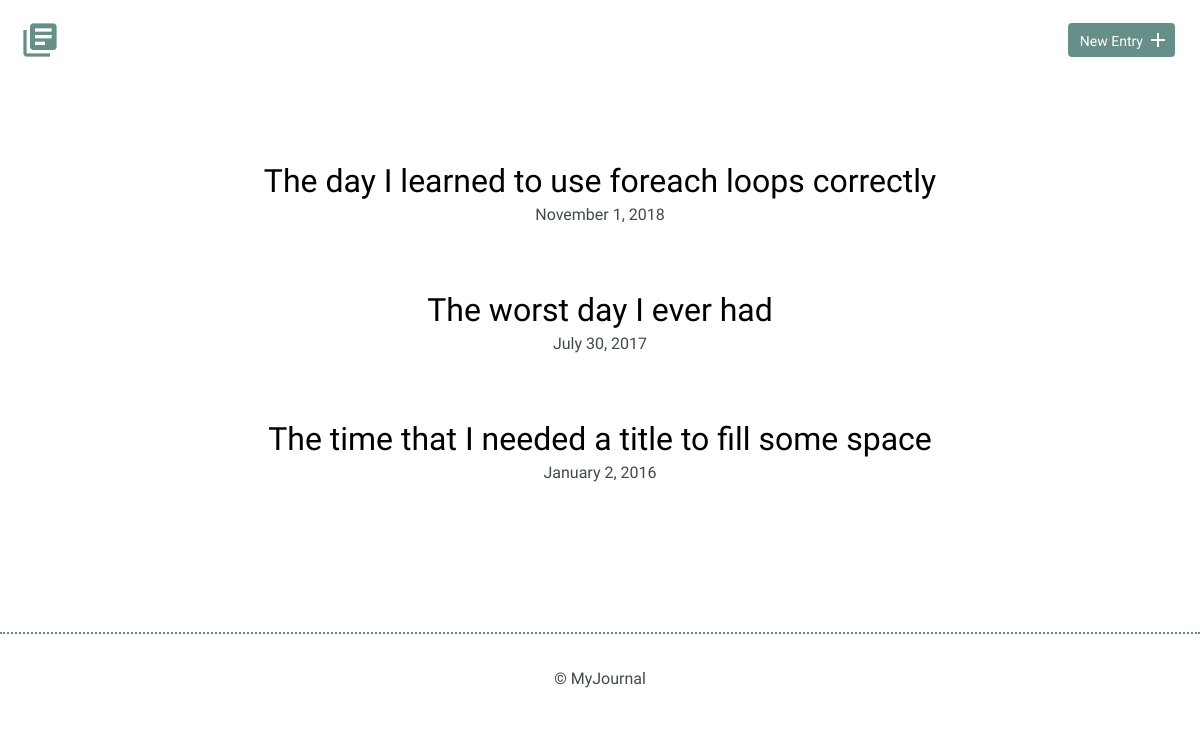
Before: / with the older database file.
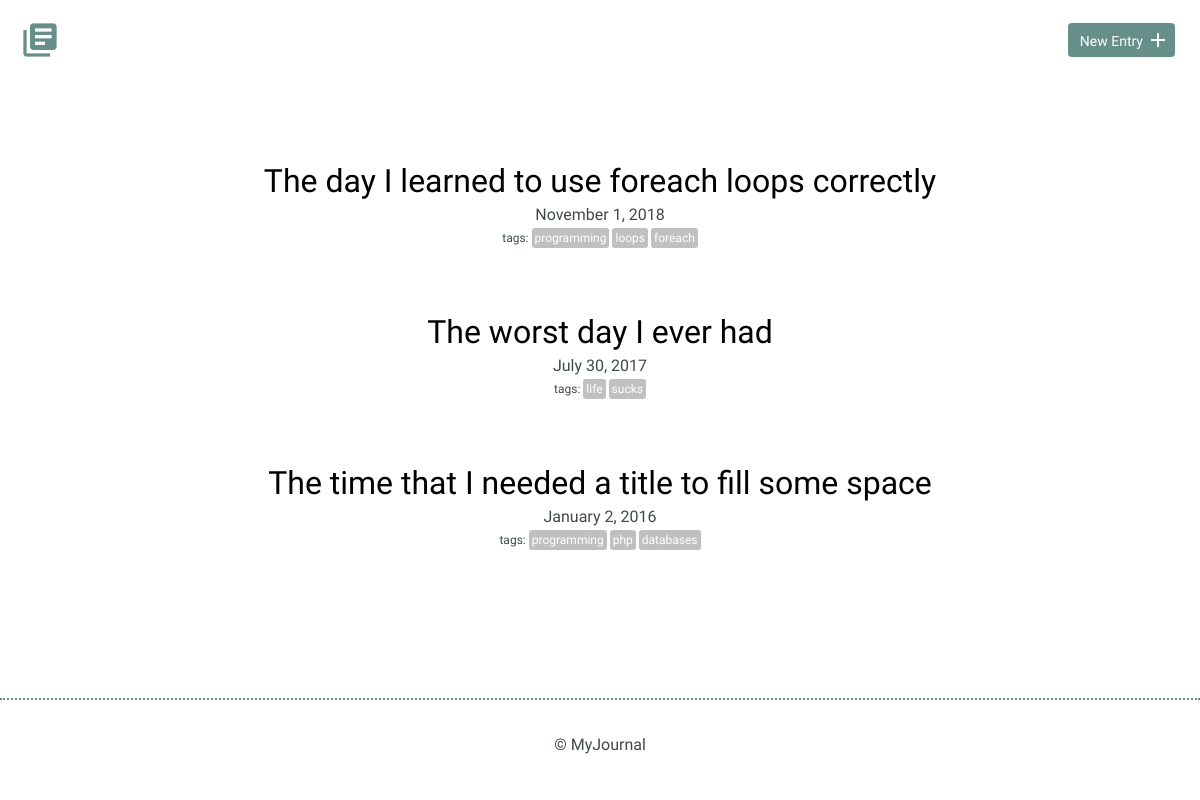
After: the same page with the newer database file.
### tables this page shows
CREATE TABLE "entries" (
	`id`	INTEGER,
	`title`	TEXT,
	`date`	TEXT,
	`time_spent`	INTEGER,
	`learned`	BLOB,
	`resources`	BLOB,
	PRIMARY KEY(`id`)
);

### index.php (the view, shortened to what this page needs)
<?php
require_once("database.php");
if (isset($_GET["tag"])) {
	try {
		$results = $db->prepare('select entries.id, title, date from entries
							    join entries_tags on entries.id = entries_tags.entry_id
							    join tags on entries_tags.tag_id = tags.id
							    where tag = ?');
		$results->bindParam(1, $_GET["tag"]);
		$results->execute();
	} catch(Exception $e) {
		echo $e->getMessage();
		die();
	}
} else {
	try {
		$results = $db->query('select * from entries order by date desc');
	} catch(Exception $e) {
		echo $e->getMessage();
		die();
	}
}
$entries = $results->fetchAll(PDO::FETCH_ASSOC);
?>
<!DOCTYPE html>
<html>
    <head>
        <link rel="stylesheet" href="css/normalize.css">
        <link rel="stylesheet" href="css/site.css">
    </head>
    <body>
		<?php include "inc/header.php"; ?>
        <section>
            <div class="container">
                <div class="entry-list">
					<?php
					foreach($entries as $entry) {
						$fullDate = date('F j, Y', strtotime($entry['date']));
						try {
							$results = $db->prepare('select tag, tags.id from entries
												   join entries_tags on entries.id = entries_tags.entry_id
												   join tags on entries_tags.tag_id = tags.id
												   where entries.id = ?');
							$results->bindParam(1, $entry['id']);
							$results->execute();
						} catch(Exception $e) {
							echo $e->getMessage();
							die();
						}
						$tags = $results->fetchAll(PDO::FETCH_ASSOC);
						echo <<<EOT
						<article>
							<h2><a href="detail.php?id={$entry['id']}">{$entry['title']}</a></h2>
							<time datetime="{$entry['date']}">{$fullDate}</time>
EOT;
						if (!empty($tags)) {
							echo '<div class="tag-container"><span class="tag-label">tags:</span>';
							foreach($tags as $tag) {
								echo '<span class="tag"><a href="index.php?tag=' . $tag["tag"] .
								'">' . $tag["tag"] . '</a></span>';
							}
							echo('</div>');
						}
						echo '</article>';
					}
					?>
                </div>
            </div>
        </section>
        <?php include "inc/footer.php"; ?>
    </body>
</html>

### inc/header.php
<header>
	<div class="container">
		<div class="site-header">
			<a class="logo" href="index.php"><i class="material-icons">library_books</i></a>
			<a class="button icon-right" href="new.php"><span>New Entry</span> <i class="material-icons">add</i></a>
		</div>
	</div>
</header>

### inc/footer.php
<footer>
	<div>
		&copy; MyJournal
	</div>
</footer>

### css/site.css (style rules this page uses)
body { font-size: 16px; color: #404a49; font-family: 'Cousine', serif; font-weight: 400; }
.container { margin: 0 auto; padding: 0 25px; }
header .site-header { margin: 0 auto; height: 95px; }
header .logo i { color: #678f89; margin: 20px 0 0 -5px; float: left; font-size: 40px; }
header .button { float: right; margin: 33px 0 0 0; }
footer { text-align: center; padding: 35px 0; border-top: 2px dotted #678f89; }
.button { padding: 8px 10px 6px 10px; background: #678f89; border: 2px solid #678f89; border-radius: 4px; text-decoration: none; color: #FFF; position: relative; text-align: center; font-size: 14px; }
.button.icon-right { padding-right: 30px; top: -10px; }
.button.icon-right i { position: absolute; top: 3px; right: 3px; }
h1, h2, h3 { margin: 0; font-weight: 400; line-height: 1em; color: #000; }
h2 { font-size: 32px; }
h2 a { text-decoration: none; color: #000; }
.entry-list, .edit-entry, .new-entry { max-width: 800px; margin: 0 auto; padding: 70px 0 150px 0; }
.entry-list article { margin-bottom: 70px; text-align: center; }
.entry-list article:last-child { margin-bottom: 0; }
.entry-list article h2 { margin-bottom: 8px; }
.tag-container { margin-top: 3px; }
.tag { color: white; font-size: 12px; padding: 3px; background-color: Silver; border-radius: 3px; margin-right: 3px; }
.tag-label { font-size: 12px; padding: 3px; }
span > a, span > a:link, span > a:hover, span > a:visited, span > a:active { text-decoration: none; color: white; }

Changed rows visible on the page:
shown differently, row unchanged: entries "The day I learned to use foreach loops correctly": now shows "tags:"
shown differently, row unchanged: entries "The worst day I ever had": now shows "tags:"
changed entries "The time that I needed a title to fill some space": now shows "tags:"
Other visible differences:
new list line: "programming"
new list line: "loops"
new list line: "foreach"
new list line: "life"
new list line: "sucks"
new list line: "php"
new list line: "databases"
